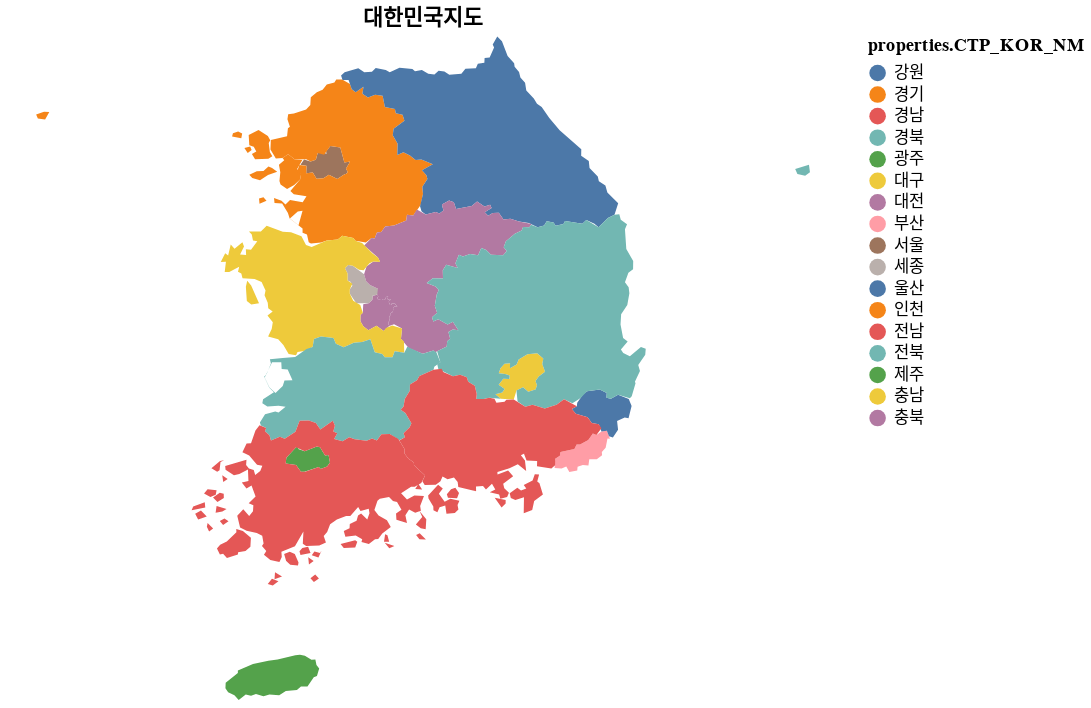

Notebook code cell kept with this figure:
### Code cell
alt.Chart(korea_vega,title="대한민국지도").mark_geoshape().encode(
    color='properties.CTP_KOR_NM:N'
).project(type="identity",reflectY=True
).properties(
    width=500,height=400
)

### Figure 1 — Vega-Lite specification as saved in the notebook (floating-point values rounded to 4 significant figures; data arrays with more than 128 entries replaced by an {"elided": "..."} marker saying what was removed)
{"config": {"view": {"continuousWidth": 300, "continuousHeight": 300}}, "data": {"values": {"type": "FeatureCollection", "name": "SIDO_MAP_2022", "crs": {"type": "name", "properties": {"name": "urn:ogc:def:crs:OGC:1.3:CRS84"}}, "features": [{"type": "Feature", "properties": {"CTPRVN_CD": "11", "CTP_ENG_NM": "Seoul", "CTP_KOR_NM": "서울"}, "geometry": {"type": "Polygon", "coordinates": [[[127.0, 37.64], [126.9, 37.66], [126.9, 37.64], [126.9, 37.59], [126.9, 37.57], [126.8, 37.59], [126.8, 37.55], [126.8, 37.54], [126.8, 37.48], [126.9, 37.48], [126.9, 37.43], [127.0, 37.44], [127.0, 37.47], [127.1, 37.43], [127.1, 37.47], [127.1, 37.47], [127.1, 37.47], [127.1, 37.47], [127.1, 37.47], [127.1, 37.47], [127.1, 37.47], [127.1, 37.47], [127.1, 37.48], [127.1, 37.48], [127.1, 37.47], [127.1, 37.47], [127.1, 37.47], [127.1, 37.48], [127.1, 37.48], [127.1, 37.48], [127.1, 37.48], [127.2, 37.49], [127.2, 37.49], [127.2, 37.49], [127.2, 37.49], [127.2, 37.49], [127.2, 37.49], [127.1, 37.52], [127.2, 37.58], [127.1, 37.57], [127.1, 37.69], [127.0, 37.7], [127.0, 37.66], [127.0, 37.64]]]}}, {"type": "Feature", "properties": {"CTPRVN_CD": "26", "CTP_ENG_NM": "Busan", "CTP_KOR_NM": "부산"}, "geometry": {"type": "Polygon", "coordinates": [[[129.3, 35.32], [129.3, 35.39], [129.2, 35.38], [129.2, 35.35], [129.1, 35.36], [129.1, 35.31], [129.0, 35.27], [129.0, 35.27], [129.0, 35.24], [128.9, 35.21], [128.9, 35.18], [128.8, 35.16], [128.8, 35.08], [128.9, 35.08], [128.9, 35.09], [129.0, 35.05], [129.0, 35.06], [129.0, 35.09], [129.1, 35.11], [129.1, 35.1], [129.1, 35.15], [129.2, 35.16], [129.2, 35.19], [129.2, 35.21], [129.3, 35.25], [129.3, 35.32], [129.3, 35.32]]]}}, {"type": "Feature", "properties": {"CTPRVN_CD": "27", "CTP_ENG_NM": "Daegu", "CTP_KOR_NM": "대구"}, "geometry": {"type": "Polygon", "coordinates": [[[128.5, 35.83], [128.5, 35.81], [128.4, 35.81], [128.4, 35.76], [128.4, 35.73], [128.4, 35.7], [128.4, 35.68], [128.4, 35.65], [128.5, 35.64], [128.5, 35.71], [128.6, 35.74], [128.6, 35.7], [128.7, 35.72], [128.7, 35.76], [128.7, 35.79], [128.7, 35.83], [128.8, 35.87], [128.7, 35.93], [128.7, 35.97], [128.7, 36.02], [128.6, 36.01], [128.5, 35.97], [128.5, 35.92], [128.5, 35.89], [128.5, 35.93], [128.4, 35.93], [128.4, 35.89], [128.4, 35.85], [128.4, 35.85], [128.5, 35.83], [128.5, 35.83]]]}}, {"type": "Feature", "properties": {"CTPRVN_CD": "28", "CTP_ENG_NM": "Incheon", "CTP_KOR_NM": "인천"}, "geometry": {"type": "MultiPolygon", "coordinates": [[[[126.3, 37.64], [126.4, 37.67], [126.4, 37.7], [126.3, 37.69], [126.3, 37.64]]], [[[126.6, 37.42], [126.6, 37.39], [126.7, 37.35], [126.7, 37.38], [126.8, 37.43], [126.8, 37.47], [126.7, 37.51], [126.8, 37.59], [126.7, 37.59], [126.7, 37.63], [126.6, 37.6], [126.6, 37.59], [126.6, 37.55], [126.6, 37.49], [126.6, 37.42]]], [[[126.5, 37.52], [126.5, 37.53], [126.5, 37.5], [126.4, 37.5], [126.4, 37.47], [126.4, 37.44], [126.4, 37.42], [126.5, 37.47], [126.6, 37.49], [126.5, 37.52]]], [[[126.4, 37.23], [126.5, 37.26], [126.5, 37.28], [126.4, 37.27], [126.4, 37.23]]], [[[126.3, 37.82], [126.2, 37.8], [126.2, 37.78], [126.3, 37.76], [126.3, 37.8], [126.3, 37.82]]], [[[126.4, 37.83], [126.4, 37.79], [126.4, 37.71], [126.4, 37.69], [126.4, 37.66], [126.4, 37.64], [126.4, 37.59], [126.5, 37.6], [126.5, 37.62], [126.5, 37.65], [126.5, 37.73], [126.5, 37.75], [126.5, 37.78], [126.4, 37.83]]], [[[124.7, 37.98], [124.6, 37.96], [124.6, 37.92], [124.7, 37.92], [124.7, 37.98], [124.7, 37.98]]]]}}, {"type": "Feature", "properties": {"CTPRVN_CD": "29", "CTP_ENG_NM": "Gwangju", "CTP_KOR_NM": "광주"}, "geometry": {"type": "Polygon", "coordinates": [[[126.8, 35.26], [126.7, 35.25], [126.7, 35.17], [126.7, 35.12], [126.7, 35.11], [126.8, 35.05], [126.8, 35.05], [126.9, 35.09], [126.9, 35.07], [127.0, 35.09], [127.0, 35.13], [127.0, 35.19], [127.0, 35.19], [126.9, 35.25], [126.9, 35.26], [126.8, 35.22], [126.8, 35.24], [126.8, 35.26]]]}}, {"type": "Feature", "properties": {"CTPRVN_CD": "30", "CTP_ENG_NM": "Daejeon", "CTP_KOR_NM": "대전"}, "geometry": {"type": "Polygon", "coordinates": {"elided": "1x376x2 float values"}}}, {"type": "Feature", "properties": {"CTPRVN_CD": "31", "CTP_ENG_NM": "Ulsan", "CTP_KOR_NM": "울산"}, "geometry": {"type": "Polygon", "coordinates": [[[129.3, 35.47], [129.4, 35.49], [129.4, 35.49], [129.5, 35.59], [129.4, 35.64], [129.4, 35.68], [129.3, 35.65], [129.3, 35.66], [129.3, 35.69], [129.2, 35.72], [129.1, 35.71], [129.1, 35.68], [129.0, 35.61], [129.0, 35.58], [129.0, 35.56], [129.0, 35.52], [129.1, 35.49], [129.1, 35.45], [129.2, 35.44], [129.2, 35.38], [129.3, 35.39], [129.3, 35.34], [129.3, 35.33], [129.4, 35.39], [129.3, 35.47]]]}}, {"type": "Feature", "properties": {"CTPRVN_CD": "36", "CTP_ENG_NM": "Sejong-si", "CTP_KOR_NM": "세종"}, "geometry": {"type": "Polygon", "coordinates": [[[127.2, 36.6], [127.2, 36.56], [127.2, 36.54], [127.2, 36.5], [127.2, 36.42], [127.3, 36.42], [127.4, 36.45], [127.4, 36.48], [127.4, 36.49], [127.4, 36.54], [127.3, 36.57], [127.3, 36.6], [127.3, 36.66], [127.2, 36.73], [127.2, 36.73], [127.1, 36.71], [127.2, 36.66], [127.2, 36.61], [127.2, 36.6]]]}}, {"type": "Feature", "properties": {"CTPRVN_CD": "41", "CTP_ENG_NM": "Gyeonggi-do", "CTP_KOR_NM": "경기"}, "geometry": {"type": "Polygon", "coordinates": {"elided": "2 rows, 264 float values in total"}}}, {"type": "Feature", "properties": {"CTPRVN_CD": "42", "CTP_ENG_NM": "Gangwon-do", "CTP_KOR_NM": "강원"}, "geometry": {"type": "Polygon", "coordinates": {"elided": "1x114x2 float values"}}}, {"type": "Feature", "properties": {"CTPRVN_CD": "43", "CTP_ENG_NM": "Chungcheongbuk-do", "CTP_KOR_NM": "충북"}, "geometry": {"type": "Polygon", "coordinates": {"elided": "1x450x2 float values"}}}, {"type": "Feature", "properties": {"CTPRVN_CD": "44", "CTP_ENG_NM": "Chungcheongnam-do", "CTP_KOR_NM": "충남"}, "geometry": {"type": "MultiPolygon", "coordinates": {"elided": "2 rows, 208 float values in total"}}}, {"type": "Feature", "properties": {"CTPRVN_CD": "45", "CTP_ENG_NM": "Jeollabuk-do", "CTP_KOR_NM": "전북"}, "geometry": {"type": "Polygon", "coordinates": {"elided": "2 rows, 180 float values in total"}}}, {"type": "Feature", "properties": {"CTPRVN_CD": "46", "CTP_ENG_NM": "Jellanam-do", "CTP_KOR_NM": "전남"}, "geometry": {"type": "MultiPolygon", "coordinates": {"elided": "24 rows, 558 float values in total"}}}, {"type": "Feature", "properties": {"CTPRVN_CD": "47", "CTP_ENG_NM": "Gyeongsangbuk-do", "CTP_KOR_NM": "경북"}, "geometry": {"type": "MultiPolygon", "coordinates": {"elided": "2 rows, 284 float values in total"}}}, {"type": "Feature", "properties": {"CTPRVN_CD": "48", "CTP_ENG_NM": "Gyeongsangnam-do", "CTP_KOR_NM": "경남"}, "geometry": {"type": "MultiPolygon", "coordinates": {"elided": "5 rows, 288 float values in total"}}}, {"type": "Feature", "properties": {"CTPRVN_CD": "50", "CTP_ENG_NM": "Jeju-do", "CTP_KOR_NM": "제주"}, "geometry": {"type": "Polygon", "coordinates": [[[126.8, 33.56], [126.7, 33.56], [126.6, 33.53], [126.5, 33.52], [126.4, 33.49], [126.3, 33.44], [126.3, 33.42], [126.2, 33.34], [126.2, 33.29], [126.2, 33.26], [126.2, 33.24], [126.3, 33.2], [126.3, 33.24], [126.4, 33.23], [126.4, 33.25], [126.5, 33.23], [126.5, 33.24], [126.6, 33.24], [126.7, 33.27], [126.7, 33.28], [126.8, 33.31], [126.8, 33.31], [126.9, 33.38], [126.9, 33.39], [126.9, 33.45], [126.9, 33.48], [126.9, 33.53], [126.9, 33.52], [126.8, 33.56], [126.8, 33.56]]]}}]}, "format": {"property": "features"}}, "mark": {"type": "geoshape"}, "encoding": {"color": {"field": "properties.CTP_KOR_NM", "type": "nominal"}}, "height": 400, "projection": {"reflectY": true, "type": "identity"}, "title": "대한민국지도", "width": 500, "$schema": "https://vega.github.io/schema/vega-lite/v5.20.1.json"}
